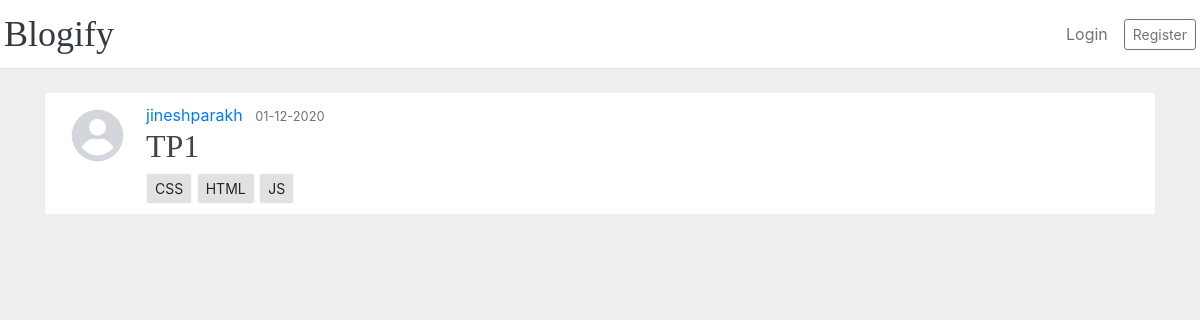
/post/1, run on the app's committed database.
### app/models.py (models this page shows, shortened)
class User(db.Model, UserMixin):
    id=db.Column(db.Integer, primary_key=True)
    username=db.Column(db.String(20), unique=True,nullable=False)
    email=db.Column(db.String(120), unique=True,nullable=False)
    image_file=db.Column(db.String(20), nullable=False,default='default.jpeg')
    password=db.Column(db.String(60), nullable=False)
    posts=db.relationship('Post', backref='author', lazy=True)

class Post(db.Model):
    id=db.Column(db.Integer, primary_key=True)
    title=db.Column(db.String(100), nullable=False)
    created_at=db.Column(db.DateTime, nullable=False, default=datetime.utcnow)
    updated_at=db.Column(db.DateTime, nullable=False, default=datetime.utcnow)
    content=db.Column(db.Text, nullable=False)
    user_id=db.Column(db.Integer, db.ForeignKey('user.id'), nullable=False)
    tags = db.relationship('Tag', secondary='post_tag', lazy='dynamic', back_populates='posts')

class Tag(db.Model):
    id=db.Column(db.Integer, primary_key=True)
    value=db.Column(db.String(100), nullable=False, unique=True)
    posts = db.relationship('Post', secondary='post_tag', lazy='dynamic', back_populates='tags')

### app/posts/routes.py (the view)
@posts.route('/post/<int:post_id>')
def post(post_id):
    post=Post.query.get_or_404(post_id)
    return render_template('post.html', title=post.title, post=post)

### app/templates/post.html (shortened to what this page needs)
{%extends 'layout.html'%}
 {%block body%}
<article class="media content-section mt-4">
	<img
		src="{{url_for('static',filename='profile_pics/'+post.author.image_file)}}"
		alt=""
		class="rounded-circle article-img"
	/>
	<div class="media-body">
		<div class="article-metadata">
			<a
				class="mr-2"
				href="{{url_for('users.user_posts',post_id=post.id,username=post.author.username)}}"
				>{{ post.author.username }}</a
			>
			<small class="text-muted"
				>{{ post.created_at.strftime('%d-%m-%Y') }}</small
			>
		</div>
    <h2 class="article-title">{{ post.title }}</h2>
    <div class="mt-2">
      {%if post.tags %}
              {% for tag in post.tags %}
                <a href="{{url_for('tags.searchPostsViaTag', selectedTag=tag.value)}}" class="btn btn-light btn-sm">{{tag.value}}</a>
              {%endfor%}
      {%endif%}
    </div>
	</div>
</article>
{%endblock%}

### app/static/css/main.css (style rules this page uses)
body { overflow-x: hidden; }
.content-section { background: #ffffff; padding: 10px 20px; border-radius: 3px; margin-bottom: 20px; }
.article-title { color: #444444; }
.article-img { height: 65px; width: 65px; margin-right: 16px; }
h1, h2, h3, h4, h5, h6 { color: #444444; font-family: 'Playfair Display', Georgia, 'Times New Roman', serif; }
.btn-light { background-color: #e1e1e1; }

### data on the page
User: image_file (placeholder picture), author.username "jineshparakh"
Post: created_at "01-12-2020", title "TP1"
Tag: value "CSS"
Tag: value "HTML"
Tag: value "JS"
